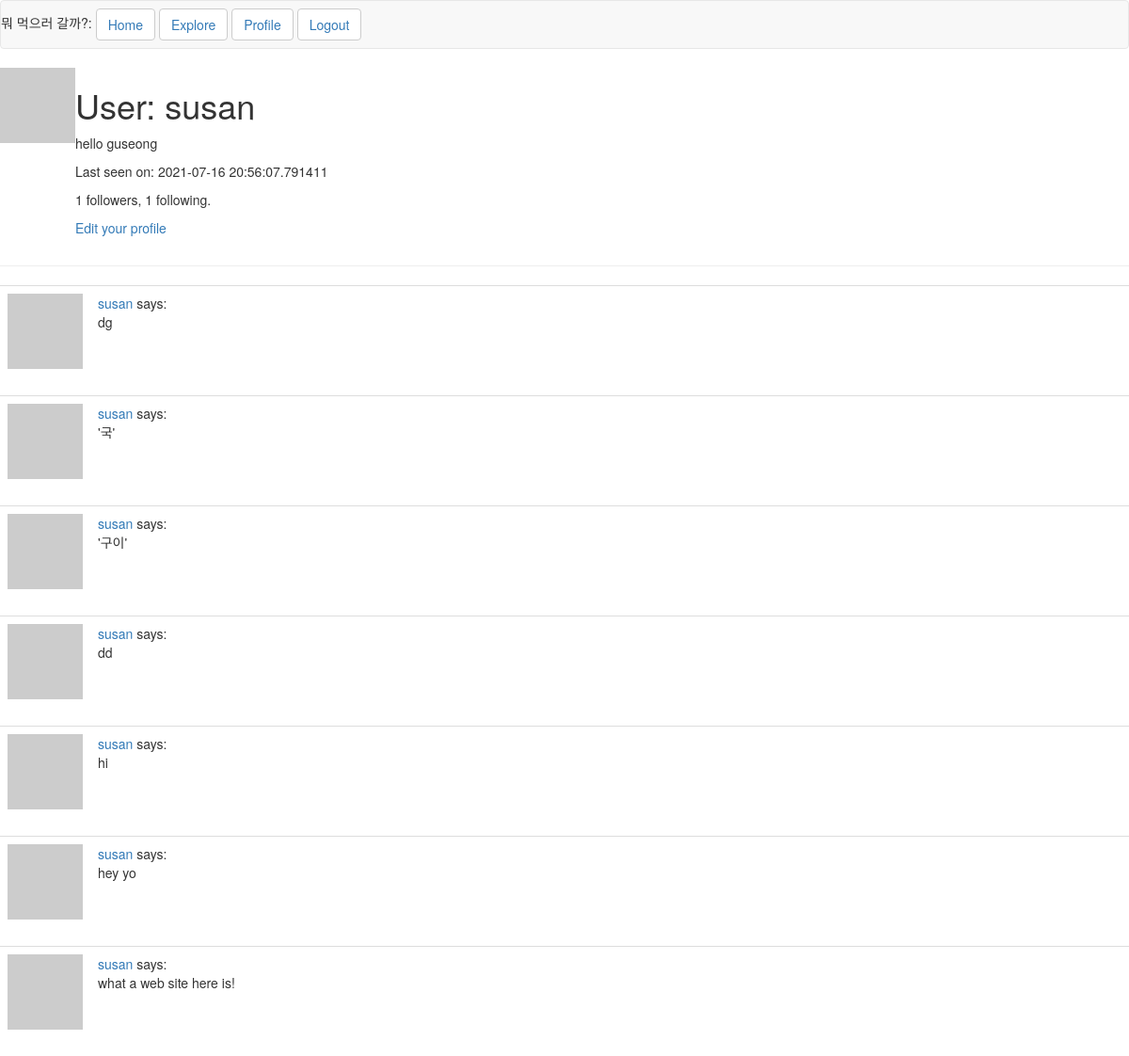
Before: /user/susan (signed in) with the older database file.
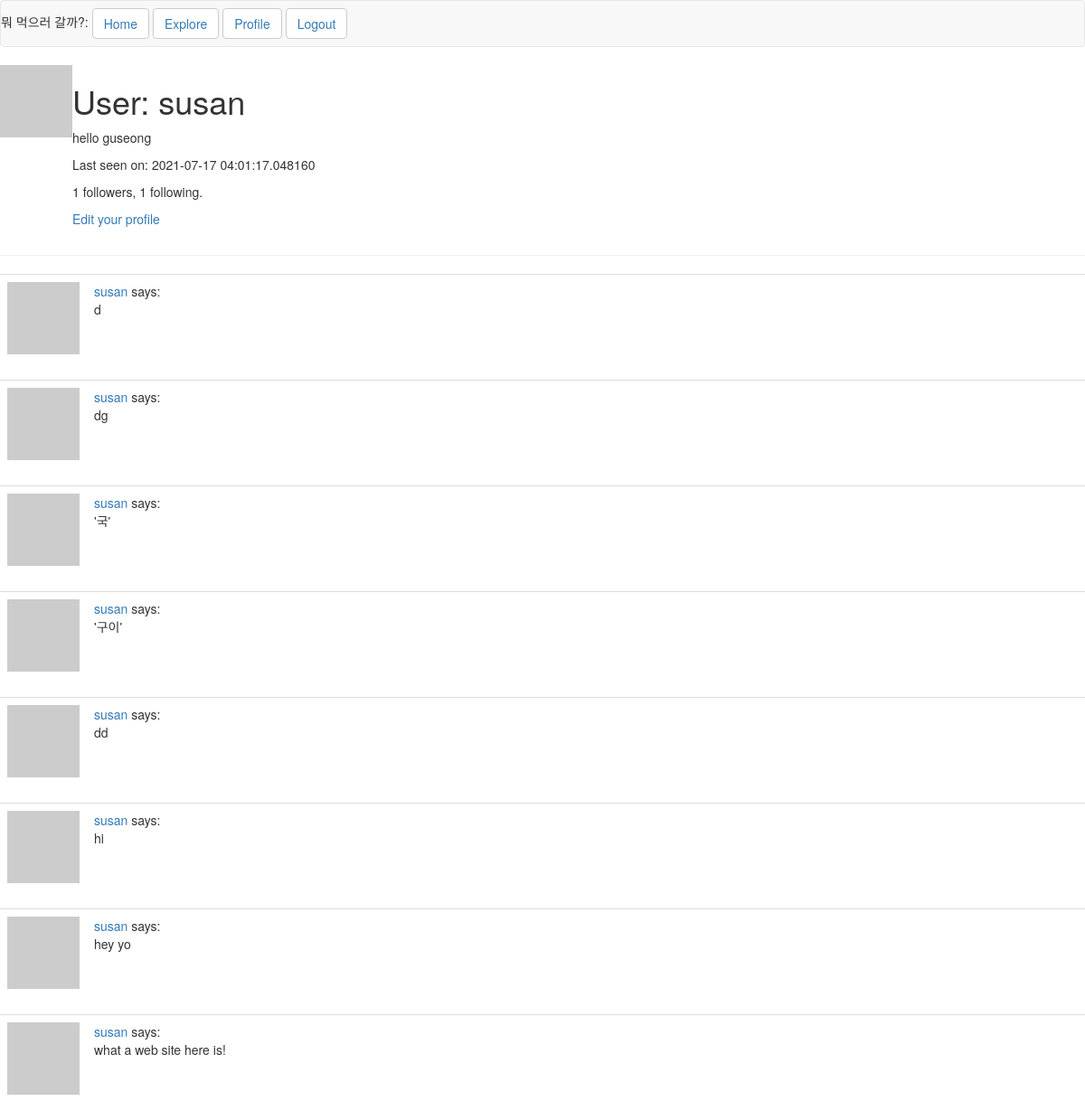
After: the same page with the newer database file.
### app/models.py (models this page shows, shortened)
class User(UserMixin, db.Model):
    id = db.Column(db.Integer, primary_key=True)
    username = db.Column(db.String(64), index=True, unique=True)
    email = db.Column(db.String(120), index=True, unique=True)
    password_hash = db.Column(db.String(128))
    posts = db.relationship('Post', backref='author', lazy='dynamic')
    about_me = db.Column(db.String(140))
    last_seen = db.Column(db.DateTime, default=datetime.utcnow)
    followed = db.relationship(
        'User', secondary=followers,
        primaryjoin=(followers.c.follower_id == id),
        secondaryjoin=(followers.c.followed_id == id),
        backref=db.backref('followers', lazy='dynamic'), lazy='dynamic')
    friends = db.relationship("User",#친구 추가 기능
                secondary=association_table,#
                backref='added_by',#
                primaryjoin=id == association_table.c.user_id,#
                secondaryjoin=id == association_table.c.friend_id)#
    def avatar(self, size):
        digest = md5(self.email.lower().encode('utf-8')).hexdigest()
        return 'https://www.gravatar.com/avatar/{}?d=identicon&s={}'.format(
            digest, size)

class Post(db.Model):
    id = db.Column(db.Integer, primary_key=True)
    body = db.Column(db.String(140))
    timestamp = db.Column(db.DateTime, index=True, default=datetime.utcnow)
    user_id = db.Column(db.Integer, db.ForeignKey('user.id'))

### app/routes.py (the view)
@app.route('/user/<username>')
@login_required
def user(username):
    user = User.query.filter_by(username=username).first_or_404()
    page = request.args.get('page', 1, type=int)
    posts = user.posts.order_by(Post.timestamp.desc()).paginate(
        page, app.config['POSTS_PER_PAGE'], False)
    next_url = url_for('user', username=user.username, page=posts.next_num) \
        if posts.has_next else None
    prev_url = url_for('user', username=user.username, page=posts.prev_num) \
        if posts.has_prev else None
    form = EmptyForm()
    return render_template('user.html', user=user, posts=posts.items,
                           next_url=next_url, prev_url=prev_url, form=form)

### app/models.py (called while the page is built)
@login.user_loader
def load_user(id):
    return User.query.get(int(id))

### app/routes.py (called while the page is built)
@app.before_request
def before_request():
    if current_user.is_authenticated:
        current_user.last_seen = datetime.utcnow()
        db.session.commit()

### app/templates/user.html (shortened to what this page needs)
{% extends "base.html" %}
{% block content %}
    <table>
        <tr valign='top'>
            <td><img src="{{ user.avatar(128) }}"></td>
            <td>
                <h1>User: {{ user.username }}</h1>
                {% if user.about_me %}<p>{{ user.about_me }}</p>{% endif %}
                {% if user.last_seen %}<p>Last seen on: {{ user.last_seen }}</p>{% endif %}
                <p>{{ user.followers.count() }} followers, {{ user.followed.count() }} following.</p>
                {% if user == current_user %}
                <p><a href="{{ url_for('edit_profile') }}">Edit your profile</a></p>
                {% endif %}
            </td>
        </tr>
    </table>
    <hr>
    {% for post in posts %}
        {% include '_post.html' %}
    {% endfor %}
{% endblock %}

### app/templates/base.html (shortened to what this page needs)
{% extends 'bootstrap/base.html' %}
{% block navbar %}
    <nav class="navbar navbar-default">
        뭐 먹으러 갈까?:
        <button type="button" class="btn btn-default navbar-btn"><a href="{{ url_for('index') }}">Home</a></button>
        <button type="button" class="btn btn-default navbar-btn"><a href="{{ url_for('explore') }}">Explore</a></button>
        {% if current_user.is_anonymous %}
        <button type="button" class="btn btn-default navbar-btn"><a href="{{ url_for('login') }}">Login</a></button>
        {% else %}
        <button type="button" class="btn btn-default navbar-btn"><a href="{{ url_for('user', username=current_user.username) }}">Profile</a></button>
        <button type="button" class="btn btn-default navbar-btn"><a href="{{ url_for('logout') }}">Logout</a></button>
        {% endif %}
    </nav>
{% endblock %}

### app/templates/_post.html
<table class="table table-hover">
    <tr>
        <td width="70px">
            <a href="{{ url_for('user', username=post.author.username) }}">
                <img src="{{ post.author.avatar(70) }}" />
            </a>
        </td>
        <td>
            <a href="{{ url_for('user', username=post.author.username) }}">
                {{ post.author.username }}
            </a>
            says:
            <br>
            {{ post.body }}
        </td>
    </tr>
</table>

Changed rows visible on the page:
changed User "susan": last_seen "2021-07-16 20:56:07.791411" → "2021-07-17 04:01:17.048160"
added Post: author.username "susan", body "d"
